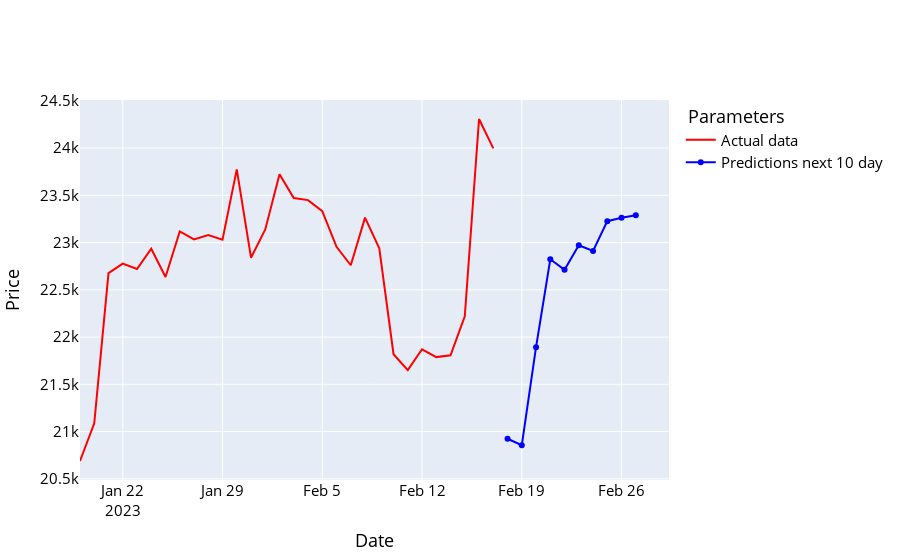

Here is the notebook cell this chart was saved with:
### Code cell
names = cycle(['Predictions next 10 day','Actual data '])

fig = go.Figure()

fig.add_trace(go.Scatter(x=y_future_data.index, y=y_future_data['Adj Close'], name='Actual data ',
                         line=dict(width=2, color='red')))
fig.add_trace(go.Scatter(x=prediction_df.index, y=prediction_df['Adj Close'], name='Predictions next 10 day',
                         line=dict(width=2, color='blue')))
fig.update_layout(xaxis_title='Date', yaxis_title='Price', font_size=15, font_color='black',legend_title_text=' Parameters')
fig.show()

### Figure 1 — Plotly figure (JSON) as saved in the notebook; plotly's stock layout.template omitted (floating-point values rounded to 4 significant figures)
{"data": [{"line": {"color": "red", "width": 2}, "name": "Actual data ", "type": "scatter", "x": ["2023-01-19T00:00:00", "2023-01-20T00:00:00", "2023-01-21T00:00:00", "2023-01-22T00:00:00", "2023-01-23T00:00:00", "2023-01-24T00:00:00", "2023-01-25T00:00:00", "2023-01-26T00:00:00", "2023-01-27T00:00:00", "2023-01-28T00:00:00", "2023-01-29T00:00:00", "2023-01-30T00:00:00", "2023-01-31T00:00:00", "2023-02-01T00:00:00", "2023-02-02T00:00:00", "2023-02-03T00:00:00", "2023-02-04T00:00:00", "2023-02-05T00:00:00", "2023-02-06T00:00:00", "2023-02-07T00:00:00", "2023-02-08T00:00:00", "2023-02-09T00:00:00", "2023-02-10T00:00:00", "2023-02-11T00:00:00", "2023-02-12T00:00:00", "2023-02-13T00:00:00", "2023-02-14T00:00:00", "2023-02-15T00:00:00", "2023-02-16T00:00:00", "2023-02-17T00:00:00"], "y": [20690.0, 21090.0, 22680.0, 22780.0, 22720.0, 22930.0, 22640.0, 23120.0, 23030.0, 23080.0, 23030.0, 23770.0, 22840.0, 23140.0, 23720.0, 23470.0, 23450.0, 23330.0, 22960.0, 22760.0, 23260.0, 22940.0, 21820.0, 21650.0, 21870.0, 21790.0, 21810.0, 22220.0, 24310.0, 24000.0]}, {"line": {"color": "blue", "width": 2}, "name": "Predictions next 10 day", "type": "scatter", "x": ["2023-02-18T00:00:00", "2023-02-19T00:00:00", "2023-02-20T00:00:00", "2023-02-21T00:00:00", "2023-02-22T00:00:00", "2023-02-23T00:00:00", "2023-02-24T00:00:00", "2023-02-25T00:00:00", "2023-02-26T00:00:00", "2023-02-27T00:00:00"], "y": [20920.0, 20860.0, 21890.0, 22820.0, 22710.0, 22970.0, 22910.0, 23230.0, 23260.0, 23290.0]}], "layout": {"font": {"color": "black", "size": 15}, "legend": {"title": {"text": " Parameters"}}, "xaxis": {"title": {"text": "Date"}}, "yaxis": {"title": {"text": "Price"}}}}
